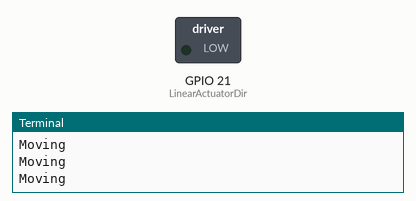
A program run on a simulated Raspberry Pi (BCM pin numbers). Parts: switched loads named in the program (green lamp = pin HIGH), the last lines printed to the terminal. The clock reads 2024-03-15 10:24:30 at power-on unless the program sets it; pins used as bus, display or sensor lines are not drawn. At 5.9 s the program stops and its outputs stay as they are.

Above: at 0.1 s.
At 5.0 s:
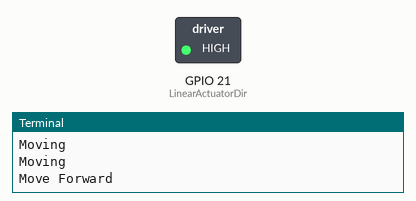
Timing chart, 0 to 6.5 s (numbered marks = the images above):
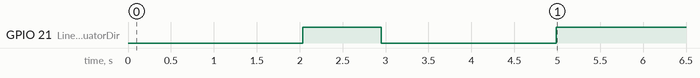

Measured:
- by itself, GPIO 21 (LinearActuatorDir): LOW → HIGH at 2.0 s, → LOW 0.92 s later, → HIGH 2.0 s later

The program:

motor_nema_23_bis.py
```python
import RPi.GPIO as GPIO
import time

GPIO.setmode(GPIO.BCM) #read the pin as board instead of BCM pin


LinearActuatorDir = 21
LinearActuatorStepPin = 20
#LinearActuatorEnable = 36

GPIO.setwarnings(False)
GPIO.setup(LinearActuatorDir, GPIO.OUT)
GPIO.setup(LinearActuatorStepPin, GPIO.OUT)
#GPIO.setup(LinearActuatorEnable, GPIO.OUT)

FastSpeed = 0.00045 #Change this depends on your stepper motor
LowSpeed = 0.00045
Speed = FastSpeed

#GPIO.output(LinearActuatorEnable, GPIO.HIGH)
start_time = time.time()
finish_time = time.time()
while finish_time - start_time < 5:
	print ("Move Backward")
	for i in range (5*200):
		GPIO.output(LinearActuatorDir, 0)
		GPIO.output(LinearActuatorStepPin, 1)
		time.sleep(LowSpeed)
		GPIO.output(LinearActuatorStepPin, 0)
		time.sleep(LowSpeed)
		print ("Moving")
	time.sleep(1)
	print ("Move Forward")
	for i in range (5*200):
		GPIO.output(LinearActuatorDir, GPIO.HIGH)
		GPIO.output(LinearActuatorStepPin, GPIO.HIGH)
		time.sleep(FastSpeed)
		GPIO.output(LinearActuatorStepPin, GPIO.LOW)
		time.sleep(FastSpeed)
	finish_time = time.time()
```
